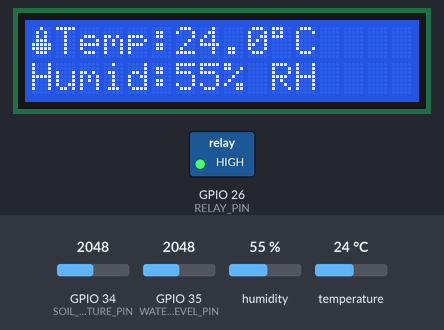
Recording of a sketch running on a simulated ESP32. Shown: 16×2 character LCD, switched loads named in the sketch (green lamp = pin HIGH). The inputs (shaded band) are chosen by the test bench; at power-on: GPIO 34 (SOIL_MOISTURE_PIN) = 2048, GPIO 35 (WATER_LEVEL_PIN) = 2048, humidity 55 %, temperature 24 °C. What the sketch prints to the serial monitor is not drawn.

Above: at 3.8 s.
3.9 s: GPIO 34 (SOIL_MOISTURE_PIN) set to 2758
At 10.3 s:
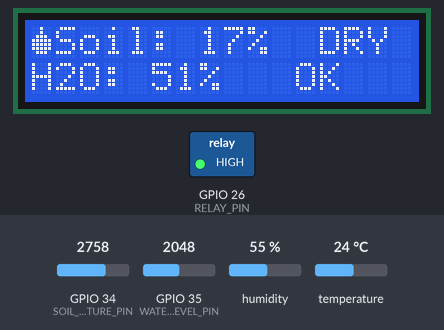
10.6 s: GPIO 34 (SOIL_MOISTURE_PIN) set to 2831
At 16.4 s:
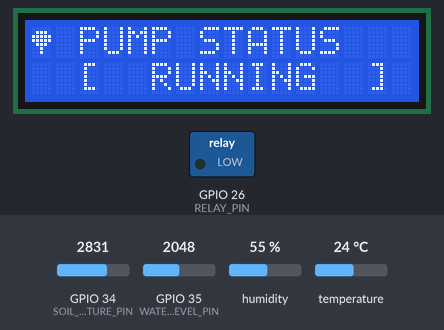
18.3 s: GPIO 35 (WATER_LEVEL_PIN) set to 1055
At 19.6 s:
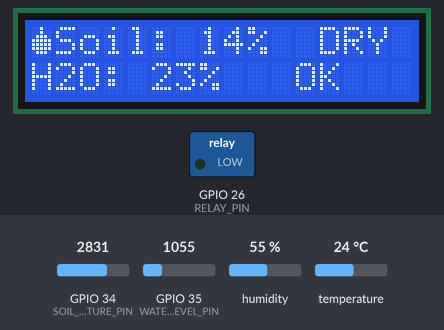
22.6 s: GPIO 35 (WATER_LEVEL_PIN) set to 951
At 24.6 s:
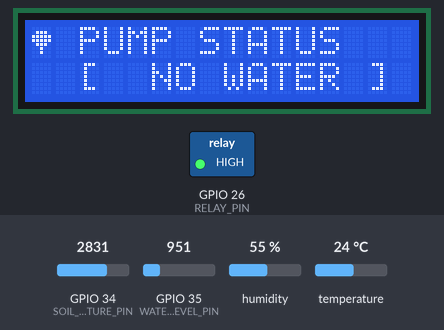
30.3 s: GPIO 34 (SOIL_MOISTURE_PIN) set to 2451
At 36.5 s:
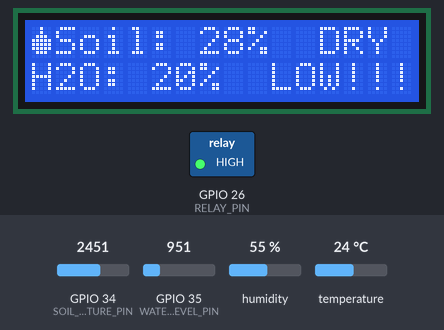
37.7 s: GPIO 34 (SOIL_MOISTURE_PIN) set to 2358
At 45.6 s:
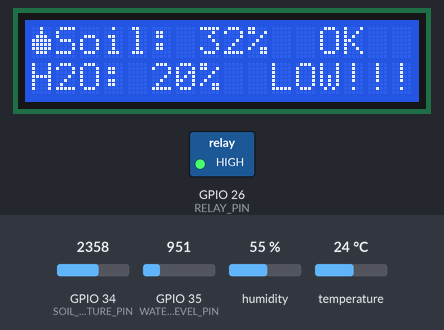
Timing chart, 0 to 46.4 s (numbered marks = the images above; inputs shaded):
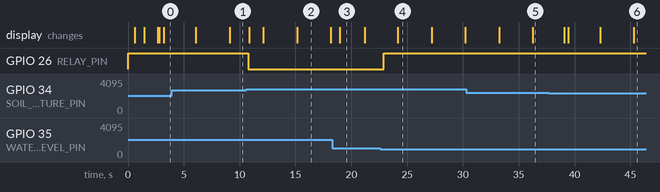

The sketch:

soil_irrigation_esp32.ino
```cpp
/*
 * ============================================================
 *   AUTOMATED SOIL IRRIGATION SYSTEM
 *   Hardware: ESP32 + Soil Moisture Sensor + Water Level Sensor
 *            + DHT11 + 16x2 LCD (I2C) + Water Pump (Relay)
 * ============================================================
 *
 * PIN CONFIGURATION:
 *  - Soil Moisture Sensor (AO) --> GPIO34 (ADC1_CH6)
 *  - Water Level Sensor  (AO) --> GPIO35 (ADC1_CH7)
 *  - DHT11 Data Pin           --> GPIO4
 *  - Relay (Pump control)     --> GPIO26
 *  - LCD SDA                  --> GPIO21 (I2C SDA)
 *  - LCD SCL                  --> GPIO22 (I2C SCL)
 *  - LCD I2C Address          --> 0x27 (common default)
 *
 * LIBRARY DEPENDENCIES (Install via Arduino Library Manager):
 *  - LiquidCrystal_I2C  by Frank de Brabander
 *  - DHT sensor library  by Adafruit
 *  - Adafruit Unified Sensor by Adafruit
 *
 * AUTHOR  : Shaktimaan
 * VERSION : 1.0
 * ============================================================
 */

#include <Wire.h>
#include <LiquidCrystal_I2C.h>
#include <DHT.h>

// ─── PIN DEFINITIONS ────────────────────────────────────────
#define SOIL_MOISTURE_PIN   34      // Analog input (ADC)
#define WATER_LEVEL_PIN     35      // Analog input (ADC)
#define DHT_PIN             4       // DHT11 data pin
#define RELAY_PIN           26      // Relay IN pin (Active LOW)

// ─── SENSOR & HARDWARE CONFIG ───────────────────────────────
#define DHT_TYPE            DHT11

// ADC raw value thresholds (0–4095 on ESP32 12-bit ADC)
// Soil Moisture: dry soil → HIGH raw value, wet soil → LOW raw value
#define SOIL_DRY_THRESHOLD  2800    // Below this = wet, above = dry → pump ON
#define SOIL_WET_THRESHOLD  1500    // Below this = very wet → pump OFF

// Water Level: low water → LOW raw value
#define WATER_LOW_THRESHOLD 1000    // Below this = water tank too low → stop pump

// ─── LCD CONFIG (I2C) ───────────────────────────────────────
#define LCD_ADDRESS         0x27
#define LCD_COLS            16
#define LCD_ROWS            2

// ─── TIMING CONFIG ──────────────────────────────────────────
#define SENSOR_READ_INTERVAL    2000    // ms between sensor reads
#define LCD_TOGGLE_INTERVAL     3000    // ms between LCD screen toggles
#define PUMP_MIN_ON_TIME        5000    // ms minimum pump ON duration
#define PUMP_MIN_OFF_TIME       10000   // ms minimum pump OFF duration (prevent rapid cycling)

// ─── OBJECTS ────────────────────────────────────────────────
LiquidCrystal_I2C lcd(LCD_ADDRESS, LCD_COLS, LCD_ROWS);
DHT dht(DHT_PIN, DHT_TYPE);

// ─── GLOBAL STATE ───────────────────────────────────────────
struct SensorData {
  int   soilRaw;          // Raw ADC value from soil sensor
  int   waterLevelRaw;    // Raw ADC value from water level sensor
  float temperature;      // °C from DHT11
  float humidity;         // % RH from DHT11
  int   soilPercent;      // Soil moisture mapped 0–100%
  int   waterPercent;     // Water level mapped 0–100%
  bool  dhtError;         // DHT read failure flag
};

SensorData sensors;

bool  pumpRunning       = false;
bool  lowWaterAlert     = false;
unsigned long lastSensorRead   = 0;
unsigned long lastLCDToggle    = 0;
unsigned long pumpStartTime    = 0;
unsigned long pumpStopTime     = 0;
int   lcdScreen         = 0;    // 0 = soil+water, 1 = temp+humidity, 2 = pump status

// ─── CUSTOM LCD CHARACTERS ──────────────────────────────────
byte dropChar[8]  = { 0b00100, 0b00100, 0b01110, 0b11111,
                      0b11111, 0b11111, 0b01110, 0b00000 };
byte tempChar[8]  = { 0b00100, 0b01010, 0b01010, 0b01110,
                      0b11111, 0b11111, 0b01110, 0b00000 };
byte pumpChar[8]  = { 0b00000, 0b01110, 0b11111, 0b11111,
                      0b01110, 0b00100, 0b00100, 0b00000 };

// ─── FUNCTION DECLARATIONS ──────────────────────────────────
void readSensors();
void controlPump();
void updateLCD();
void displayScreen0();
void displayScreen1();
void displayScreen2();
void setPump(bool state);
int  rawToPercent(int raw, int minRaw, int maxRaw, bool invert);
void printBar(int percent, int barLength);
void serialDebug();

// ════════════════════════════════════════════════════════════
void setup() {
  Serial.begin(115200);
  Serial.println("\n=============================");
  Serial.println("  ESP32 IRRIGATION SYSTEM");
  Serial.println("=============================");

  // Configure relay pin - HIGH = pump OFF (active-low relay)
  pinMode(RELAY_PIN, OUTPUT);
  digitalWrite(RELAY_PIN, HIGH);  // Ensure pump is OFF at startup

  // Init DHT
  dht.begin();

  // Init LCD
  lcd.init();
  lcd.backlight();
  lcd.createChar(0, dropChar);
  lcd.createChar(1, tempChar);
  lcd.createChar(2, pumpChar);

  // Startup splash screen
  lcd.setCursor(0, 0);
  lcd.print("  IRRIGATION SYS");
  lcd.setCursor(0, 1);
  lcd.print("   Initializing.");
  delay(500);
  lcd.setCursor(14, 1); lcd.print("..");
  delay(800);
  lcd.clear();
  lcd.setCursor(0, 0);
  lcd.print("   ESP32  v1.0  ");
  lcd.setCursor(0, 1);
  lcd.print("  System Ready! ");
  delay(1200);
  lcd.clear();

  // Force first read immediately
  lastSensorRead = millis() - SENSOR_READ_INTERVAL;

  Serial.println("System Ready. Monitoring started.\n");
}

// ════════════════════════════════════════════════════════════
void loop() {
  unsigned long now = millis();

  // Read sensors at defined interval
  if (now - lastSensorRead >= SENSOR_READ_INTERVAL) {
    lastSensorRead = now;
    readSensors();
    controlPump();
    serialDebug();
  }

  // Toggle LCD display screens
  if (now - lastLCDToggle >= LCD_TOGGLE_INTERVAL) {
    lastLCDToggle = now;
    lcdScreen = (lcdScreen + 1) % 3;
    lcd.clear();
  }

  updateLCD();
}

// ════════════════════════════════════════════════════════════
/**
 * Read all sensors and populate the sensors struct.
 * Soil moisture & water level: averaged over 5 samples to reduce noise.
 */
void readSensors() {
  // Oversample ADC for noise reduction
  long soilSum = 0, waterSum = 0;
  const int samples = 5;
  for (int i = 0; i < samples; i++) {
    soilSum  += analogRead(SOIL_MOISTURE_PIN);
    waterSum += analogRead(WATER_LEVEL_PIN);
    delay(10);
  }
  sensors.soilRaw      = soilSum  / samples;
  sensors.waterLevelRaw = waterSum / samples;

  // Map to percentages
  // Soil sensor: dry = ~3200 raw, fully submerged = ~500 raw → invert
  sensors.soilPercent  = rawToPercent(sensors.soilRaw,  500,  3200, true);
  // Water level: empty = ~0 raw, full = ~4095 raw → normal
  sensors.waterPercent = rawToPercent(sensors.waterLevelRaw, 200, 3800, false);

  // DHT11 read
  float h = dht.readHumidity();
  float t = dht.readTemperature();  // Celsius

  if (isnan(h) || isnan(t)) {
    sensors.dhtError = true;
    // Keep last known good values
  } else {
    sensors.dhtError   = false;
    sensors.temperature = t;
    sensors.humidity    = h;
  }

  lowWaterAlert = (sensors.waterLevelRaw < WATER_LOW_THRESHOLD);
}

// ════════════════════════════════════════════════════════════
/**
 * Auto irrigation logic:
 *  - Pump ON if: soil is DRY AND water tank has enough water
 *  - Pump OFF if: soil is WET OR water level too low
 *  - Hysteresis + minimum on/off times to prevent relay chatter
 */
void controlPump() {
  unsigned long now = millis();

  bool soilDry = (sensors.soilRaw > SOIL_DRY_THRESHOLD);
  bool soilWet = (sensors.soilRaw < SOIL_WET_THRESHOLD);
  bool waterOk = !lowWaterAlert;

  if (!pumpRunning) {
    // Decide to turn ON
    bool minOffElapsed = (pumpStopTime == 0) ||
                         ((now - pumpStopTime) >= PUMP_MIN_OFF_TIME);
    if (soilDry && waterOk && minOffElapsed) {
      setPump(true);
    }
  } else {
    // Decide to turn OFF
    bool minOnElapsed = ((now - pumpStartTime) >= PUMP_MIN_ON_TIME);
    if (minOnElapsed && (soilWet || !waterOk)) {
      setPump(false);
    }
    // Safety: force OFF if water too low regardless of min time
    if (!waterOk) {
      setPump(false);
    }
  }
}

// ════════════════════════════════════════════════════════════
void setPump(bool state) {
  if (state == pumpRunning) return;  // No change

  pumpRunning = state;
  // Active-low relay: LOW = pump ON, HIGH = pump OFF
  digitalWrite(RELAY_PIN, state ? LOW : HIGH);

  if (state) {
    pumpStartTime = millis();
    Serial.println(">>> PUMP ON  <<<");
  } else {
    pumpStopTime = millis();
    Serial.println(">>> PUMP OFF <<<");
  }
}

// ════════════════════════════════════════════════════════════
/**
 * Update the current LCD screen content.
 * Called every loop iteration so display stays fresh.
 */
void updateLCD() {
  switch (lcdScreen) {
    case 0: displayScreen0(); break;
    case 1: displayScreen1(); break;
    case 2: displayScreen2(); break;
  }
}

// ── Screen 0: Soil Moisture + Water Level ───────────────────
void displayScreen0() {
  lcd.setCursor(0, 0);
  lcd.write(byte(0));   // drop icon
  lcd.print("Soil:");
  // Print percentage with padding
  lcd.setCursor(6, 0);
  if (sensors.soilPercent < 10)  lcd.print("  ");
  else if (sensors.soilPercent < 100) lcd.print(" ");
  lcd.print(sensors.soilPercent);
  lcd.print("%");

  // Status label
  lcd.setCursor(11, 0);
  if      (sensors.soilPercent >= 60) lcd.print(" WET ");
  else if (sensors.soilPercent >= 30) lcd.print(" OK  ");
  else                                 lcd.print(" DRY ");

  // Row 1: Water level
  lcd.setCursor(0, 1);
  lcd.print("H2O:");
  lcd.setCursor(4, 1);
  if (sensors.waterPercent < 10)  lcd.print("  ");
  else if (sensors.waterPercent < 100) lcd.print(" ");
  lcd.print(sensors.waterPercent);
  lcd.print("%");

  lcd.setCursor(9, 1);
  if (lowWaterAlert) lcd.print(" LOW!!! ");
  else               lcd.print("  OK    ");
}

// ── Screen 1: Temperature + Humidity ────────────────────────
void displayScreen1() {
  lcd.setCursor(0, 0);
  lcd.write(byte(1));   // temp icon
  lcd.print("Temp: ");
  lcd.setCursor(6, 0);
  if (sensors.dhtError) {
    lcd.print("ERR     ");
  } else {
    lcd.print(sensors.temperature, 1);
    lcd.print((char)223);  // degree symbol
    lcd.print("C   ");
  }

  lcd.setCursor(0, 1);
  lcd.print("Humid:");
  lcd.setCursor(6, 1);
  if (sensors.dhtError) {
    lcd.print("ERR     ");
  } else {
    lcd.print((int)sensors.humidity);
    lcd.print("% RH    ");
  }
}

// ── Screen 2: Pump Status ────────────────────────────────────
void displayScreen2() {
  lcd.setCursor(0, 0);
  lcd.write(byte(2));   // pump icon
  lcd.print(" PUMP STATUS");

  lcd.setCursor(0, 1);
  if (pumpRunning) {
    lcd.print("  [  RUNNING  ] ");
  } else if (lowWaterAlert) {
    lcd.print("  [  NO WATER ] ");
  } else if (sensors.soilPercent >= 50) {
    lcd.print("  [  SOIL WET ] ");
  } else {
    lcd.print("  [  STANDBY  ] ");
  }
}

// ════════════════════════════════════════════════════════════
/**
 * Map raw ADC value to 0–100% with optional inversion.
 * invert=true  → high raw = low percent (soil moisture: dry sensor = high raw)
 * invert=false → high raw = high percent (water level: full tank = high raw)
 */
int rawToPercent(int raw, int minRaw, int maxRaw, bool invert) {
  raw = constrain(raw, minRaw, maxRaw);
  int pct = map(raw, minRaw, maxRaw, 0, 100);
  return invert ? (100 - pct) : pct;
}

// ════════════════════════════════════════════════════════════
/**
 * Print all sensor data to Serial Monitor for debugging.
 */
void serialDebug() {
  Serial.println("─────────────────────────────────");
  Serial.printf("Soil    : %d raw  → %d%%  [%s]\n",
    sensors.soilRaw, sensors.soilPercent,
    sensors.soilPercent >= 60 ? "WET" : (sensors.soilPercent >= 30 ? "OK" : "DRY"));

  Serial.printf("Water   : %d raw  → %d%%  [%s]\n",
    sensors.waterLevelRaw, sensors.waterPercent,
    lowWaterAlert ? "LOW!" : "OK");

  if (sensors.dhtError) {
    Serial.println("DHT11   : Read Error!");
  } else {
    Serial.printf("Temp    : %.1f °C\n", sensors.temperature);
    Serial.printf("Humidity: %.1f %%RH\n", sensors.humidity);
  }

  Serial.printf("Pump    : %s\n", pumpRunning ? "ON" : "OFF");
  Serial.println("─────────────────────────────────\n");
}
```

Measured:
- the behaviour switches between 2800 and 2801 on GPIO 34 (SOIL_MOISTURE_PIN) (found by bisection; images 1 and 2)
- the behaviour switches between 1000 and 999 on GPIO 35 (WATER_LEVEL_PIN) (found by bisection; images 3 and 4)
- the behaviour switches between 2417 and 2416 on GPIO 34 (SOIL_MOISTURE_PIN) (found by bisection; images 5 and 6)
- after the input at 3.9 s, the display: first differs from a run without the input after 5.2 s (image 1)
- after the input at 10.6 s, GPIO 26 (RELAY_PIN): HIGH → LOW after 0.19 s
- after the input at 18.3 s, the display: changes after 0.66 s (image 3)
- after the input at 22.6 s, GPIO 26 (RELAY_PIN): LOW → HIGH after 0.33 s; the display: changes after 1.6 s (image 4)
- after the input at 37.7 s, the display: changes after 1.4 s (image 6)
